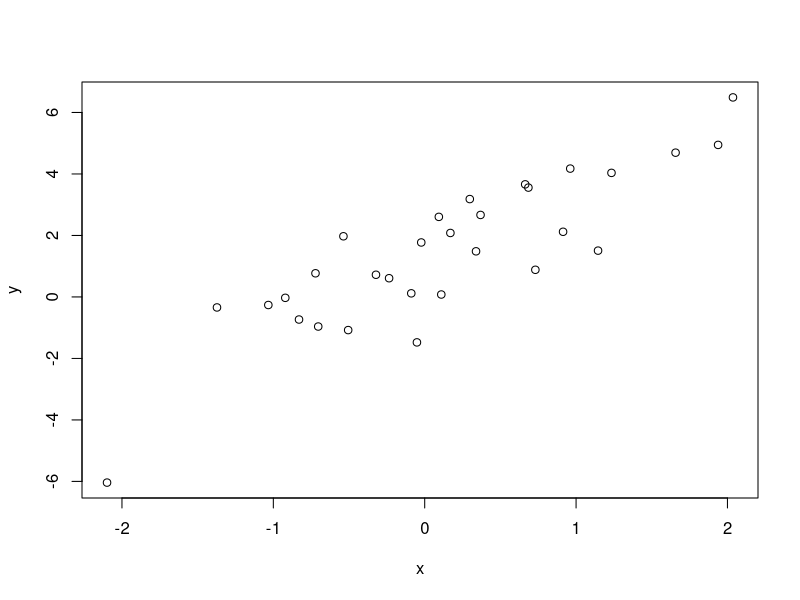

Source code (R):
# analytical workflows : coding demo
#
# additional info about the code useful to 
# collaborators or future self:
#
# in this case, generate some data and do 
# linear regression and make a figure


# Clear workspace and close all graphics devices --------------------------

rm(list = ls())
graphics.off()



# Generate some data ------------------------------------------------------

n <- 30
m <- 2.2
b <- 1.1

x <- rnorm(n = n, mean = 0, sd = 1)     #indep. var
noise <- rnorm(n = n, mean = 0, sd = 1)   
y <- m * x + b + noise

plot(x, y)




